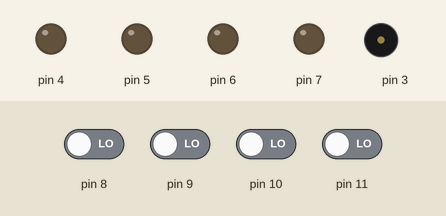
Recording of a sketch running on a simulated Arduino Uno, built with avr-gcc and run on an emulated ATmega328P. On the bench: output pins drawn as LEDs (lit = HIGH), buzzer (waves = sounding). The inputs (shaded band) are chosen by the test bench; at power-on: pin 8–11 LOW.

Above: at 1.2 s.
1.3 s: pin 8 driven HIGH
At 2.2 s:
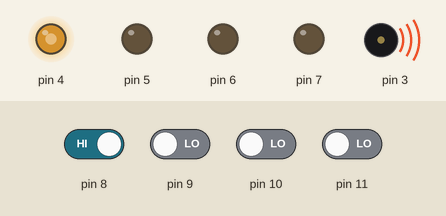
2.8 s: pin 9 driven HIGH
At 4.0 s:
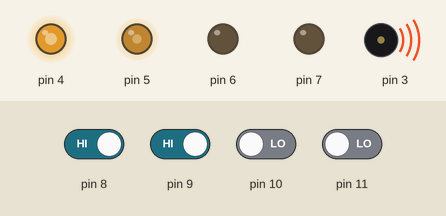
Timing chart, 0 to 3.1 s (numbered marks = the images above; inputs shaded):
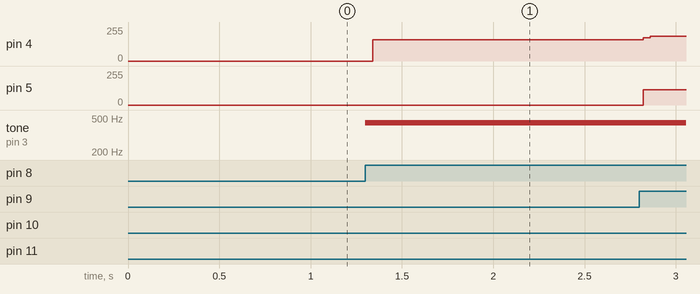

The sketch:

sketch_nov27a_toobertest.ino
```cpp
void setup() {
  pinMode(8,INPUT);
  pinMode(9,INPUT);
  pinMode(10,INPUT);
  pinMode(11,INPUT);

  pinMode(4,OUTPUT);
  pinMode(5,OUTPUT);
  pinMode(6,OUTPUT);
  pinMode(7,OUTPUT);

}

void loop() {
  if(digitalRead(8) == 1){
    digitalWrite(4,HIGH);
    tone(3,440,5);
  }
  if(digitalRead(9) == 1){
    digitalWrite(5,HIGH);
    tone(3,500,5);
  }
  if(digitalRead(10) == 1){
    digitalWrite(6,HIGH);
    tone(3,600,5);
  }
  if(digitalRead(11) == 1){
    digitalWrite(7,HIGH);
    tone(3,700,5);
  }
  digitalWrite(4,LOW);
  digitalWrite(5,LOW);
  digitalWrite(6,LOW);
  digitalWrite(7,LOW);
}
```

Measured:
- after the input at 1.3 s, pin 4: 0/255 → 160/255 at once; tone on pin 3: silent → 440 Hz at once
